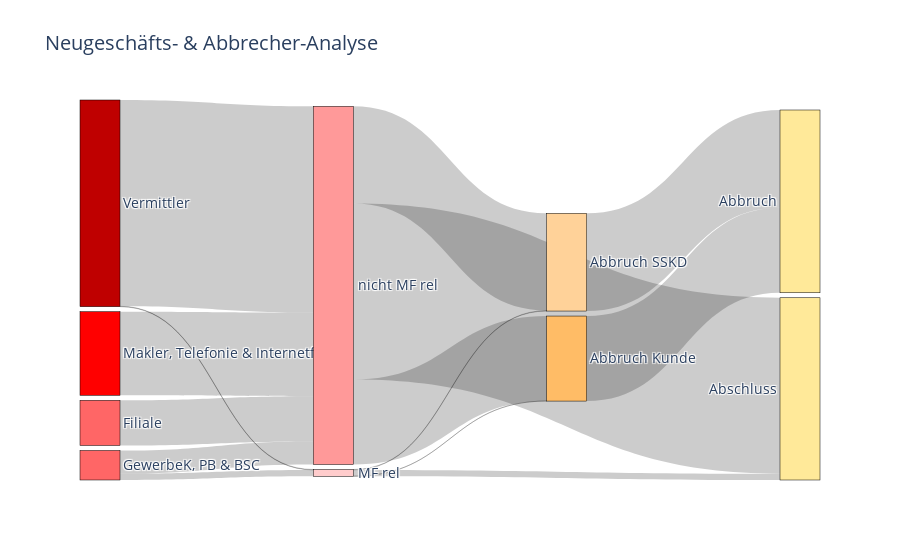

The code cell stored with this chart in its notebook:
### Code cell
#### Grobdarstellung
fig = go.Figure(data=[go.Sankey(
    
    node = dict(
      pad = 5,
      thickness = 40,
      line = dict(color = "black", width = 0.5),
      label = ["Vermittler" ,"Filiale" ,"Makler, Telefonie & Internetfiliale" ,"GewerbeK, PB & BSC" ,
               "MF rel" ,"nicht MF rel" ,
               "Abbruch Kunde" ,"Abbruch SSKD" ,
               "Abschluss" ,"Abbruch"],
      customdata = ["Vermittler" ,"Filiale" ,"Makler, Telefonie & Internetfiliale" ,"GewerbeK, PB & BSC" ,
               "MF rel" ,"nicht MF rel" ,
               "Abbruch Kunde" ,"Abbruch SSKD" ,
               "Abschluss" ,"Abbruch"],
      color = ['rgb(191,0,0)', 'rgb(255,102,102)', 'rgb(255,0,0)', 'rgb(255,102,102)',
               'rgb(255,204,204)', 'rgb(255,153,153)',   
               'rgb(255,188,102)', 'rgb(255,210,153)',
               'rgb(255,233,153)', 'rgb(255,233,153)'], 
        hovertemplate ='Prozessschritt "%{label}" mit "%{value}" von insgesamt 3537 Einträgen', 
            ),
    link = dict(
      source = [0, 0, #von wo soll ein link kommen --> 0 bedeutet von dme ersten Eintrag in "label", also "Vermittler"
               1, 1,
               2, 2,
               3, 3,
               4, 4, 4,
               5, 5, 5,
               6,
               7],     
      target = [4, 5, #wohin soll der link gehen --> 4 bedeutet der vierte Eintrag unter label, also "GewerbeK"; dies ist also ein Link von Vermittler nach GewerbeK
               4, 5,
               4, 5,
               4, 5,
               6, 7, 8,
               6, 7, 8,
               9,
               9],
      value =  [4, 1999, #wie groß soll der link sein? 
               0, 438,
               0, 810,
               62, 224,
               1, 4, 61,
               823, 943, 1705,
               824,
               947],
      #color = 'rgb(224, 224, 224)',       
      #customdata = ["q","r","s","t","u","v"],
      hovertemplate='Verbindung zwischen Prozessschritt "%{source.customdata}"<br />'+
        'zu Prozessschritt "%{target.customdata}"<br /> mit %{value} Anträgen'#+
        #'<br />and data %{customdata}<extra></extra>',  
  ))])

fig.update_layout(title_text="Neugeschäfts- & Abbrecher-Analyse",
                  font_size=14)
fig.show()

### Figure 1 — Plotly figure (JSON) as saved in the notebook; plotly's stock layout.template omitted (floating-point values rounded to 4 significant figures)
{"data": [{"link": {"hovertemplate": "Verbindung zwischen Prozessschritt \"%{source.customdata}\"<br />zu Prozessschritt \"%{target.customdata}\"<br /> mit %{value} Anträgen", "source": [0, 0, 1, 1, 2, 2, 3, 3, 4, 4, 4, 5, 5, 5, 6, 7], "target": [4, 5, 4, 5, 4, 5, 4, 5, 6, 7, 8, 6, 7, 8, 9, 9], "value": [4, 1999, 0, 438, 0, 810, 62, 224, 1, 4, 61, 823, 943, 1705, 824, 947]}, "node": {"color": ["rgb(191,0,0)", "rgb(255,102,102)", "rgb(255,0,0)", "rgb(255,102,102)", "rgb(255,204,204)", "rgb(255,153,153)", "rgb(255,188,102)", "rgb(255,210,153)", "rgb(255,233,153)", "rgb(255,233,153)"], "customdata": ["Vermittler", "Filiale", "Makler, Telefonie & Internetfiliale", "GewerbeK, PB & BSC", "MF rel", "nicht MF rel", "Abbruch Kunde", "Abbruch SSKD", "Abschluss", "Abbruch"], "hovertemplate": "Prozessschritt \"%{label}\" mit \"%{value}\" von insgesamt 3537 Einträgen", "label": ["Vermittler", "Filiale", "Makler, Telefonie & Internetfiliale", "GewerbeK, PB & BSC", "MF rel", "nicht MF rel", "Abbruch Kunde", "Abbruch SSKD", "Abschluss", "Abbruch"], "line": {"color": "black", "width": 0.5}, "pad": 5, "thickness": 40}, "type": "sankey"}], "layout": {"font": {"size": 14}, "title": {"text": "Neugeschäfts- & Abbrecher-Analyse"}}}
